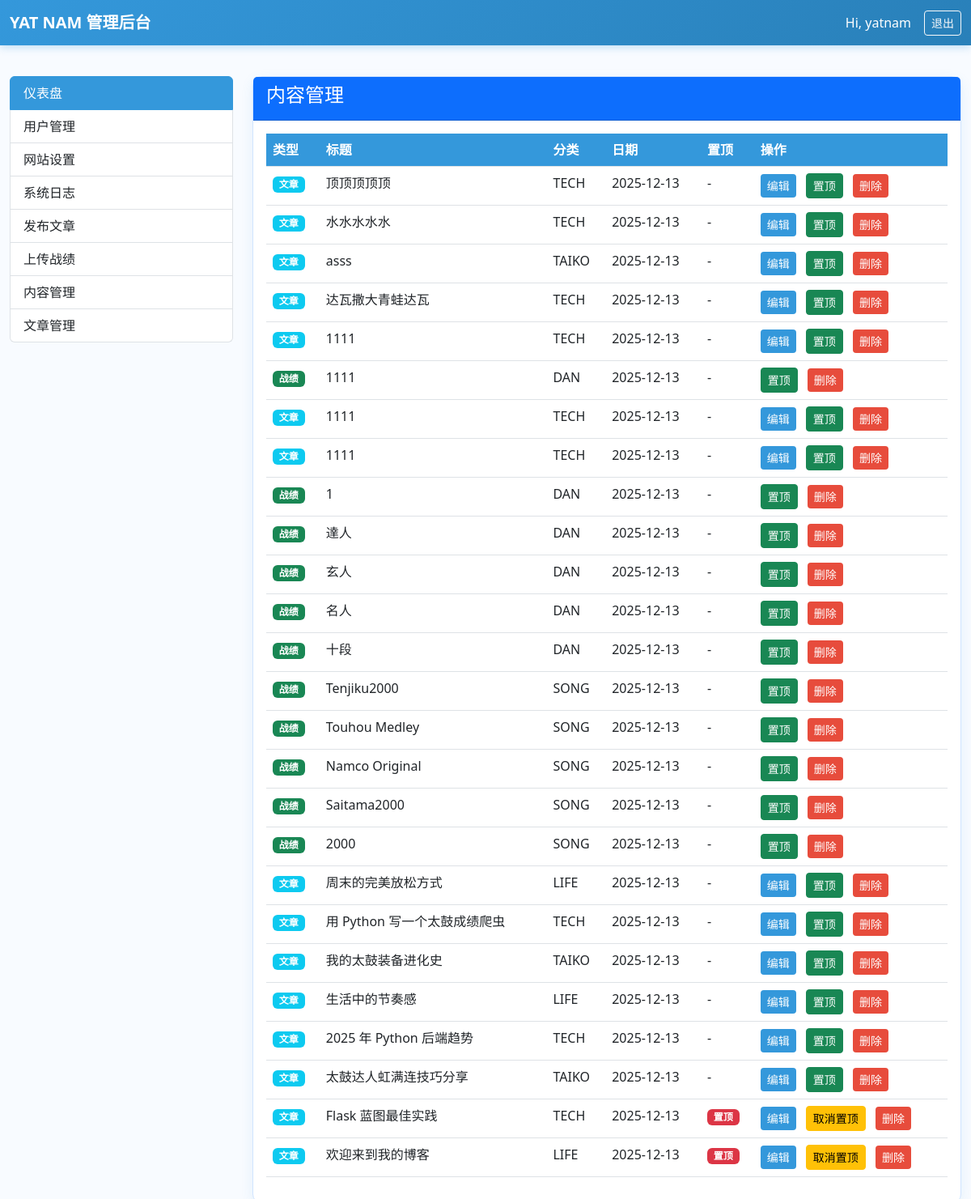
Before: /admin/contents (signed in) with the older database file.
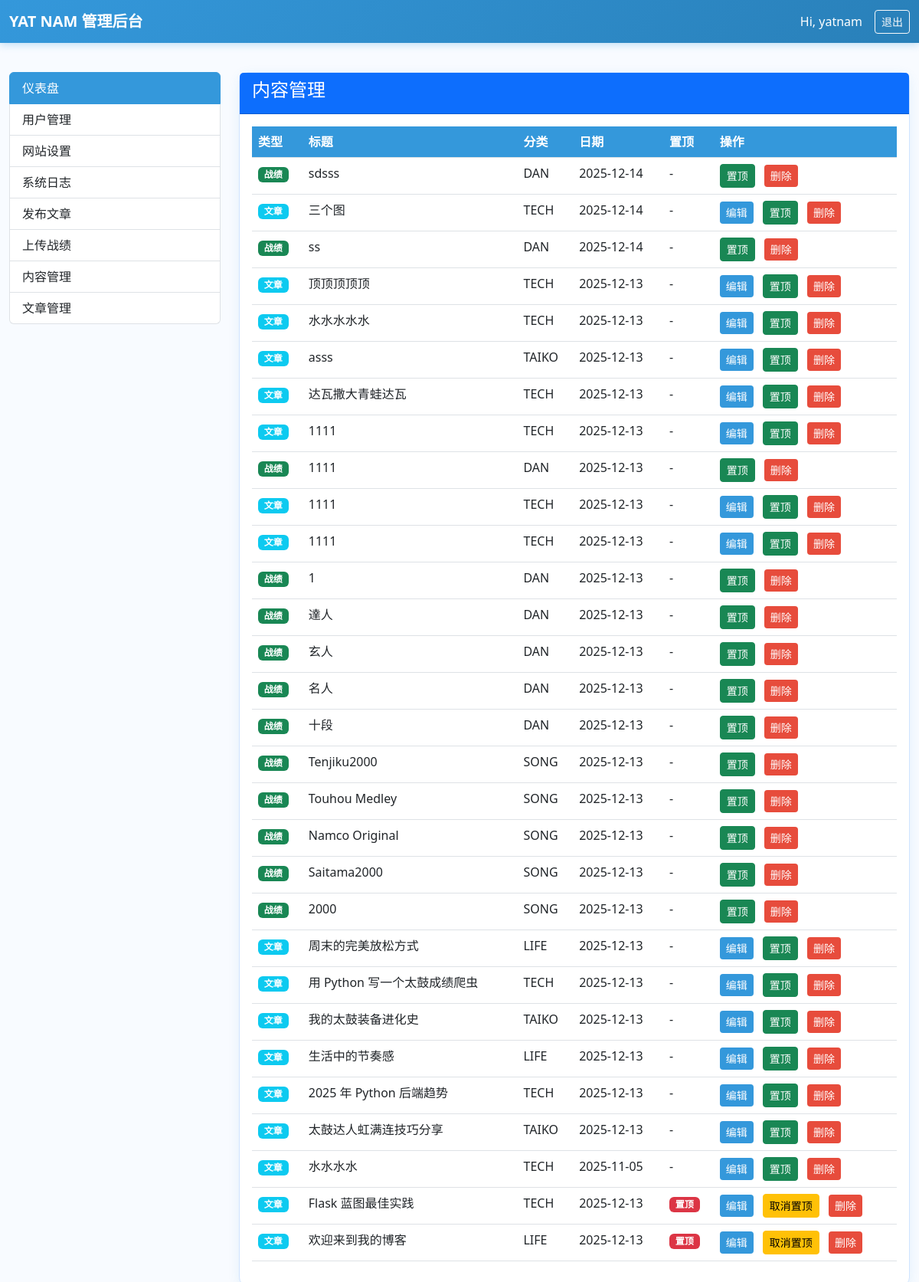
After: the same page with the newer database file.
### models.py (models this page shows, shortened)
class User(UserMixin, db.Model):
    __tablename__ = 'user'
    __table_args__ = {'extend_existing': True}
    id = db.Column(db.Integer, primary_key=True)
    username = db.Column(db.String(80), unique=True, nullable=False, index=True)
    email = db.Column(db.String(120), unique=True, nullable=False, index=True)
    password_hash = db.Column(db.String(255), nullable=False)
    avatar = db.Column(db.String(200), default='/static/images/avatar/default.png')
    bio = db.Column(db.Text, default='这个家伙很懒，什么都没写。')
    github = db.Column(db.String(200))
    twitter = db.Column(db.String(200))
    is_admin = db.Column(db.Boolean, default=False)
    last_login = db.Column(db.DateTime)  # 上次登录时间
    current_login = db.Column(db.DateTime)  # 本次登录时间
    last_login_ip = db.Column(db.String(45))  # 上次登录 IP
    current_login_ip = db.Column(db.String(45))  # 本次登录 IP
    total_logins = db.Column(db.Integer, default=0)  # 总登录次数
    posts = db.relationship('Post', backref='author', lazy='dynamic', cascade='all, delete-orphan')
    taiko_records = db.relationship('TaikoRecord', backref='player', lazy='dynamic', cascade='all, delete-orphan')
    comments = db.relationship('Comment', backref='author', lazy='dynamic')
    def is_admin_user(self) -> bool:
        return self.is_admin

class Post(db.Model):
    __tablename__ = 'post'
    id = db.Column(db.Integer, primary_key=True)
    title = db.Column(db.String(200), nullable=False)
    slug = db.Column(db.String(200), unique=True, nullable=False, index=True)
    content = db.Column(db.Text, nullable=False)           # Markdown 原文
    content_html = db.Column(db.Text)                      # 渲染后 HTML（缓存）
    summary = db.Column(db.Text)                           # 摘要（可选）
    category = db.Column(db.Enum(Category), default=Category.TECH)
    tags = db.Column(db.String(200))                       # 逗号分隔
    cover_image = db.Column(db.String(200))
    is_published = db.Column(db.Boolean, default=True)
    view_count = db.Column(db.Integer, default=0)
    created_at = db.Column(db.DateTime, default=datetime.utcnow, index=True)
    updated_at = db.Column(db.DateTime, default=datetime.utcnow, onupdate=datetime.utcnow)
    is_pinned = db.Column(db.Boolean, default=False, index=True)  # 置顶
    author_id = db.Column(db.Integer, db.ForeignKey('user.id'), nullable=False)
    comments = db.relationship('Comment', backref='post', lazy='dynamic', cascade='all, delete-orphan')
    images = db.relationship(
        "PostImage",
        backref="post",
        lazy="dynamic",
        cascade="all, delete-orphan"
    )

class TaikoRecord(db.Model):
    __tablename__ = 'taiko_record'
    id = db.Column(db.Integer, primary_key=True)
    main_category = db.Column(db.Enum(TaikoMainCategory), nullable=False)
    sub_category = db.Column(db.Enum(TaikoSubCategory), nullable=True)
    name = db.Column(db.String(150), nullable=False)          # 段位名 或 歌曲名
    screenshot = db.Column(db.String(200))                    # 截图路径（可选）
    note = db.Column(db.Text)                                 # 说明（可选）
    played_at = db.Column(db.DateTime, default=datetime.utcnow)
    difficulty = db.Column(db.String(20))                     # 鬼 / 裏鬼
    score = db.Column(db.Integer)                             # 分数
    good = db.Column(db.Integer, default=0)
    ok = db.Column(db.Integer, default=0)
    bad = db.Column(db.Integer, default=0)
    crown = db.Column(db.Enum(CrownType), default=CrownType.CLEAR)
    player_id = db.Column(db.Integer, db.ForeignKey('user.id'), nullable=False)
    images = db.relationship(
        "TaikoRecordImage",
        backref="taiko_record",
        lazy="dynamic",
        cascade="all, delete-orphan"
    )

### admin/views.py (the view)
@admin_blueprint.route('/contents')
def manage_contents():
    posts = Post.query.order_by(Post.created_at.desc()).all()
    records = TaikoRecord.query.order_by(TaikoRecord.played_at.desc()).all()
    contents = []
    for item in posts + records:
        item_type = 'post' if isinstance(item, Post) else 'record'
        contents.append({
            'id': item.id,
            'type': item_type,
            'title': item.title if item_type == 'post' else item.name,
            'category': item.category.value if item_type == 'post' else item.main_category.value,
            'date': item.created_at if item_type == 'post' else item.played_at,
            'is_pinned': getattr(item, 'is_pinned', False),
            'item': item
        })
    contents.sort(key=lambda x: (not x['is_pinned'], x['date']), reverse=True)
    return render_template('admin/contents.html', contents=contents)

### admin/views.py (called while the page is built)
@admin_blueprint.before_request
@login_required
def require_admin():
    if not current_user.is_admin_user():
        flash('需要管理员权限', 'danger')
        return redirect(url_for('index'))
    return None

### templates/admin/contents.html (shortened to what this page needs)
{% extends "admin/base.html" %}
{% block content %}
<div class="row">
    <div class="col-md-3">
        <div class="list-group">
            <a href="{{ url_for('admin.dashboard') }}" class="list-group-item list-group-item-action active glow-text">仪表盘</a>
            <a href="{{ url_for('admin.view_users') }}" class="list-group-item list-group-item-action">用户管理</a>
            <a href="{{ url_for('admin.site_settings') }}" class="list-group-item list-group-item-action">网站设置</a>
            <a href="{{ url_for('admin.view_logs') }}" class="list-group-item list-group-item-action">系统日志</a>
            <a href="{{ url_for('admin.write_post') }}" class="list-group-item list-group-item-action">发布文章</a>
            <a href="{{ url_for('admin.add_taiko') }}" class="list-group-item list-group-item-action">上传战绩</a>
            <a href="{{ url_for('admin.manage_contents') }}" class="list-group-item list-group-item-action">内容管理</a>
            <a href="{{ url_for('admin.manage_articles') }}" class="list-group-item list-group-item-action {% if request.endpoint == 'admin.manage_articles' %}active glow-text{% endif %}">文章管理</a>
        </div>
    </div>
    <div class="col-md-9">
        <div class="card">
            <div class="card-header bg-primary text-white">
                <h4 class="glow-text">内容管理</h4>
            </div>
            <div class="card-body">
                <table class="table table-hover">
                    <thead>
                        <tr>
                            <th>类型</th>
                            <th>标题</th>
                            <th>分类</th>
                            <th>日期</th>
                            <th>置顶</th>
                            <th>操作</th>
                        </tr>
                    </thead>
                    <tbody>
                        {% for content in contents %}
                        <tr>
                            <td>
                                {% if content.type == 'post' %}
                                    <span class="badge bg-info">文章</span>
                                {% else %}
                                    <span class="badge bg-success">战绩</span>
                                {% endif %}
                            </td>
                            <td>{{ content.title }}</td>
                            <td>{{ content.category }}</td>
                            <td>{{ content.date.strftime('%Y-%m-%d') }}</td>
                            <td>
                                {% if content.is_pinned %}
                                    <span class="badge bg-danger">置顶</span>
                                {% else %}
                                    -
                                {% endif %}
                            </td>
                            <td>
                                {% if content.type == 'post' %}
                                    <a href="{{ url_for('admin.edit_article', post_id=content.id) }}" class="btn btn-primary btn-sm me-2">编辑</a>
                                {% endif %}
                                <a href="{{ url_for('admin.pin_content', content_type=content.type, content_id=content.id) }}" class="btn {% if content.is_pinned %}btn-warning{% else %}btn-success{% endif %} btn-sm me-2">
                                    {% if content.is_pinned %}取消置顶{% else %}置顶{% endif %}
                                </a>
                                <form method="POST" action="{{ url_for('admin.delete_content', content_type=content.type, content_id=content.id) }}" style="display:inline;">
                                    <button type="submit" class="btn btn-danger btn-sm" onclick="return confirm('确定删除？')">删除</button>
                                </form>
                            </td>
                        </tr>
                        {% endfor %}
                    </tbody>
                </table>
            </div>
        </div>
    </div>
</div>
{% endblock %}

### templates/admin/base.html (shortened to what this page needs)
<!DOCTYPE html>
<html lang="zh-CN">
<head>
    <link href="https://cdn.jsdelivr.net/npm/bootstrap@5.3.0/dist/css/bootstrap.min.css" rel="stylesheet">
    <link href="https://cdn.jsdelivr.net/npm/bootstrap-icons@1.10.0/font/bootstrap-icons.css" rel="stylesheet">
</head>
<body>
    <nav class="navbar navbar-dark fixed-top">
        <div class="container-fluid">
            <a class="navbar-brand fw-bold" href="{{ url_for('admin.dashboard') }}">YAT NAM 管理后台</a>
            <div class="d-flex align-items-center text-white">
                <span class="me-3">Hi, {{ current_user.username }}</span>
                <a href="{{ url_for('users.logout') }}" class="btn btn-outline-light btn-sm">退出</a>
            </div>
        </div>
    </nav>
    <div class="container-fluid py-4">
        {% block content %}{% endblock %}
    </div>
</body>
</html>

### templates/admin/base.html (style rules this page uses)
body { background: #f8fbff; color: #2c3e50; padding-top: 70px; font-family: 'JetBrains Mono', 'Segoe UI', sans-serif; }
.navbar { background: linear-gradient(135deg, #3498db, #2980b9) !important; box-shadow: 0 2px 10px rgba(52, 152, 219, 0.3); }
.navbar-brand, .navbar .text-white { color: #ffffff !important; }
.card { background: #ffffff; border: 1px solid #d0e4ff; box-shadow: 0 4px 15px rgba(52, 152, 219, 0.1); border-radius: 12px; }
.table th { background: #3498db; color: white; font-weight: 600; }
.table td { background: #ffffff; }
.btn-primary { background: #3498db; border: none; }
.btn-danger { background: #e74c3c; border: none; }
.list-group-item.active { background: #3498db; border-color: #3498db; }

Changed rows visible on the page:
added TaikoRecord: shows "战绩", title "sdsss", category "DAN", date "2025-12-14", shows "置顶"
added Post: shows "文章", title "三个图", category "TECH", date "2025-12-14", shows "置顶"
added TaikoRecord: shows "战绩", title "ss", category "DAN", date "2025-12-14", shows "置顶"
added Post: shows "文章", title "水水水水", category "TECH", date "2025-11-05", shows "置顶"
